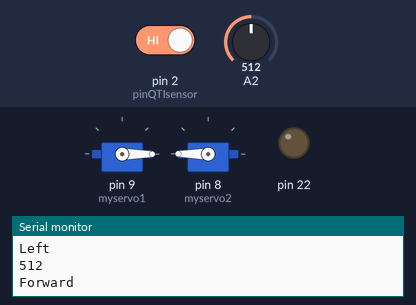
The sketch below on a simulated Arduino Mega 2560, built with avr-gcc and run on an emulated ATmega2560. Shown: 2 × servo, output pins drawn as LEDs (lit = HIGH), the last lines printed to the serial monitor. Inputs (shaded band) come from the test bench; at power-on: pin 2 (pinQTIsensor) HIGH, A2 = 512.

Above: at 5.7 s.
5.8 s: pin 2 (pinQTIsensor) driven LOW
At 7.1 s:
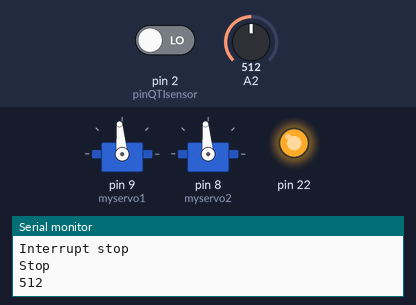
11.6 s: pin 2 (pinQTIsensor) driven HIGH
At 11.84 s:
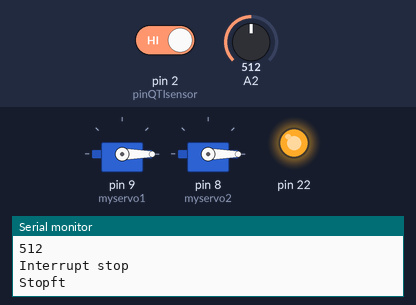
At 14.29 s:
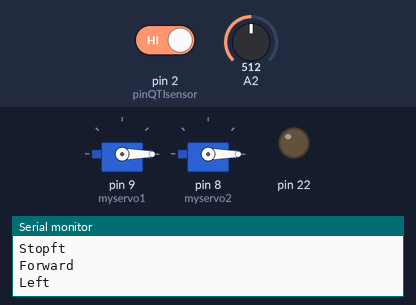
Timing chart, 0 to 16.0 s (numbered marks = the images above; inputs shaded):
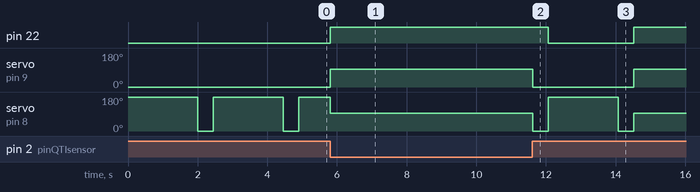

The sketch:

mileStone_2.ino
```cpp
#include <Servo.h>
Servo myservo1;
Servo myservo2;
volatile int MIDDLE_whiteLine;

int sensorVal;
const int pinQTIsensor = 2;
const int LED = 22;


void goForward()
{
  digitalWrite(22, LOW);
  Serial.println("Forward");
  myservo1.write(0);
  myservo2.write(190);
}

void goBackward()
{
  digitalWrite(22, LOW);
  Serial.println("Backward");
  myservo1.write(190);
  myservo2.write(0);
}

void goLeft()
{
  digitalWrite(22, LOW);
  Serial.println("Left");
  myservo1.write(0);
  myservo2.write(0);
}

void goRight()
{
  digitalWrite(22, LOW);
  Serial.println("Right");
  myservo1.write(190);
  myservo2.write(190);
}

void goStop()
{
  digitalWrite(22, HIGH);
  Serial.println("Stop");
  myservo1.write(95);
  myservo2.write(95);
}

void setup() {

  myservo1.attach(9);  // attaches the servo on pin 9 to the servo object
  myservo2.attach(8);
  Serial.begin(9600);
  pinMode(pinQTIsensor, INPUT); //set as input so we can perform a read on the pin
  digitalWrite(pinQTIsensor, HIGH);
  pinMode(22, OUTPUT);

  attachInterrupt(0, MIDDLE_whiteLineISR, LOW);

  // we need to call this to enable interrupts
  interrupts();
  MIDDLE_whiteLine = 1;
}

void MIDDLE_whiteLineISR() {
  goStop();
  Serial.println(sensorVal);
  Serial.println("Interrupt stop");
  MIDDLE_whiteLine = 0;
}

void loop() {
  sensorVal = analogRead(pinQTIsensor);
  Serial.println(sensorVal);

  if (MIDDLE_whiteLine == 1)
  {
    goForward();
    delay(2000);
    goLeft();
    delay(450);
    goForward();
    delay(2000);
    goLeft();
    delay(450);
  }
  else
  {
    goStop();
    Serial.println(sensorVal);
    Serial.println("Interrupt stop");
    MIDDLE_whiteLine = 0;
  }
}
```

Measured:
- after the input at 5.8 s, pin 22: LOW → HIGH at once; servo on pin 9 (myservo1): 0° → 95° at once
- after the input at 11.6 s, pin 22: HIGH → LOW after 0.47 s, → HIGH 2.5 s later; servo on pin 9 (myservo1): 95° → 0° at once, → 95° 2.9 s later; servo on pin 8 (myservo2): 95° → 0° at once, → 180° 0.45 s later, → 0° 2.0 s later, → 95° 0.45 s later
